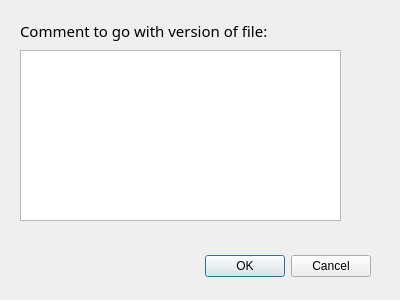
<?xml version="1.0" encoding="UTF-8"?>
<ui version="4.0">
 <class>GetComment</class>
 <widget class="QDialog" name="GetComment">
  <property name="geometry">
   <rect>
    <x>0</x>
    <y>0</y>
    <width>400</width>
    <height>300</height>
   </rect>
  </property>
  <property name="windowTitle">
   <string>Dialog</string>
  </property>
  <widget class="QDialogButtonBox" name="buttonBox">
   <property name="geometry">
    <rect>
     <x>30</x>
     <y>250</y>
     <width>341</width>
     <height>32</height>
    </rect>
   </property>
   <property name="orientation">
    <enum>Qt::Horizontal</enum>
   </property>
   <property name="standardButtons">
    <set>QDialogButtonBox::Cancel|QDialogButtonBox::Ok</set>
   </property>
  </widget>
  <widget class="QLabel" name="label">
   <property name="geometry">
    <rect>
     <x>20</x>
     <y>20</y>
     <width>311</width>
     <height>21</height>
    </rect>
   </property>
   <property name="font">
    <font>
     <family>MS Reference Sans Serif</family>
     <pointsize>11</pointsize>
    </font>
   </property>
   <property name="text">
    <string>Comment to go with version of file:</string>
   </property>
  </widget>
  <widget class="QTextEdit" name="textEdit">
   <property name="geometry">
    <rect>
     <x>20</x>
     <y>50</y>
     <width>321</width>
     <height>171</height>
    </rect>
   </property>
  </widget>
 </widget>
 <resources/>
 <connections>
  <connection>
   <sender>buttonBox</sender>
   <signal>accepted()</signal>
   <receiver>GetComment</receiver>
   <slot>accept()</slot>
   <hints>
    <hint type="sourcelabel">
     <x>248</x>
     <y>254</y>
    </hint>
    <hint type="destinationlabel">
     <x>157</x>
     <y>274</y>
    </hint>
   </hints>
  </connection>
  <connection>
   <sender>buttonBox</sender>
   <signal>rejected()</signal>
   <receiver>GetComment</receiver>
   <slot>reject()</slot>
   <hints>
    <hint type="sourcelabel">
     <x>316</x>
     <y>260</y>
    </hint>
    <hint type="destinationlabel">
     <x>286</x>
     <y>274</y>
    </hint>
   </hints>
  </connection>
 </connections>
</ui>
